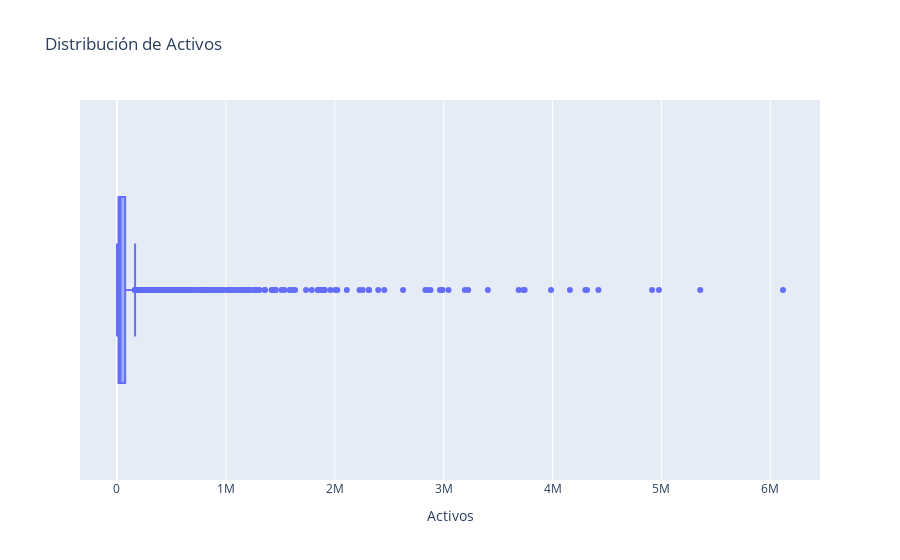

Notebook code for this chart:
### Code cell
# Concatenar los DataFrames df_2021 y df_2023 para crear un DataFrame combinado
combined_df = pd.concat([df_2021, df_2023])

# Crear un gráfico de caja (box plot) con Plotly Express (px)
fig = px.box(
    combined_df, x='activos', title='Distribución de Activos',
    labels={'activos': 'Activos'}, template='plotly'
)

fig.update_traces(
    boxpoints='all',
    jitter=0.3, 
    pointpos=-1.8,  
    marker=dict(size=4),
    selector=dict(mode='markers+text', textfont_size=10), 
    textposition='top center'  
)

# Mostrar el gráfico
fig.show()

### Figure 1 — Plotly figure (JSON) as saved in the notebook; plotly's stock layout.template omitted (floating-point values rounded to 4 significant figures; data arrays with more than 128 entries replaced by an {"elided": "..."} marker saying what was removed)
{"data": [{"alignmentgroup": "True", "hovertemplate": "Activos=%{x}<extra></extra>", "legendgroup": "", "marker": {"color": "#636efa"}, "name": "", "notched": false, "offsetgroup": "", "orientation": "h", "showlegend": false, "type": "box", "x": {"elided": "4000 int values"}, "x0": " ", "xaxis": "x", "y0": " ", "yaxis": "y"}], "layout": {"boxmode": "group", "legend": {"tracegroupgap": 0}, "title": {"text": "Distribución de Activos"}, "xaxis": {"anchor": "y", "domain": [0, 1], "title": {"text": "Activos"}}, "yaxis": {"anchor": "x", "domain": [0, 1]}}}
